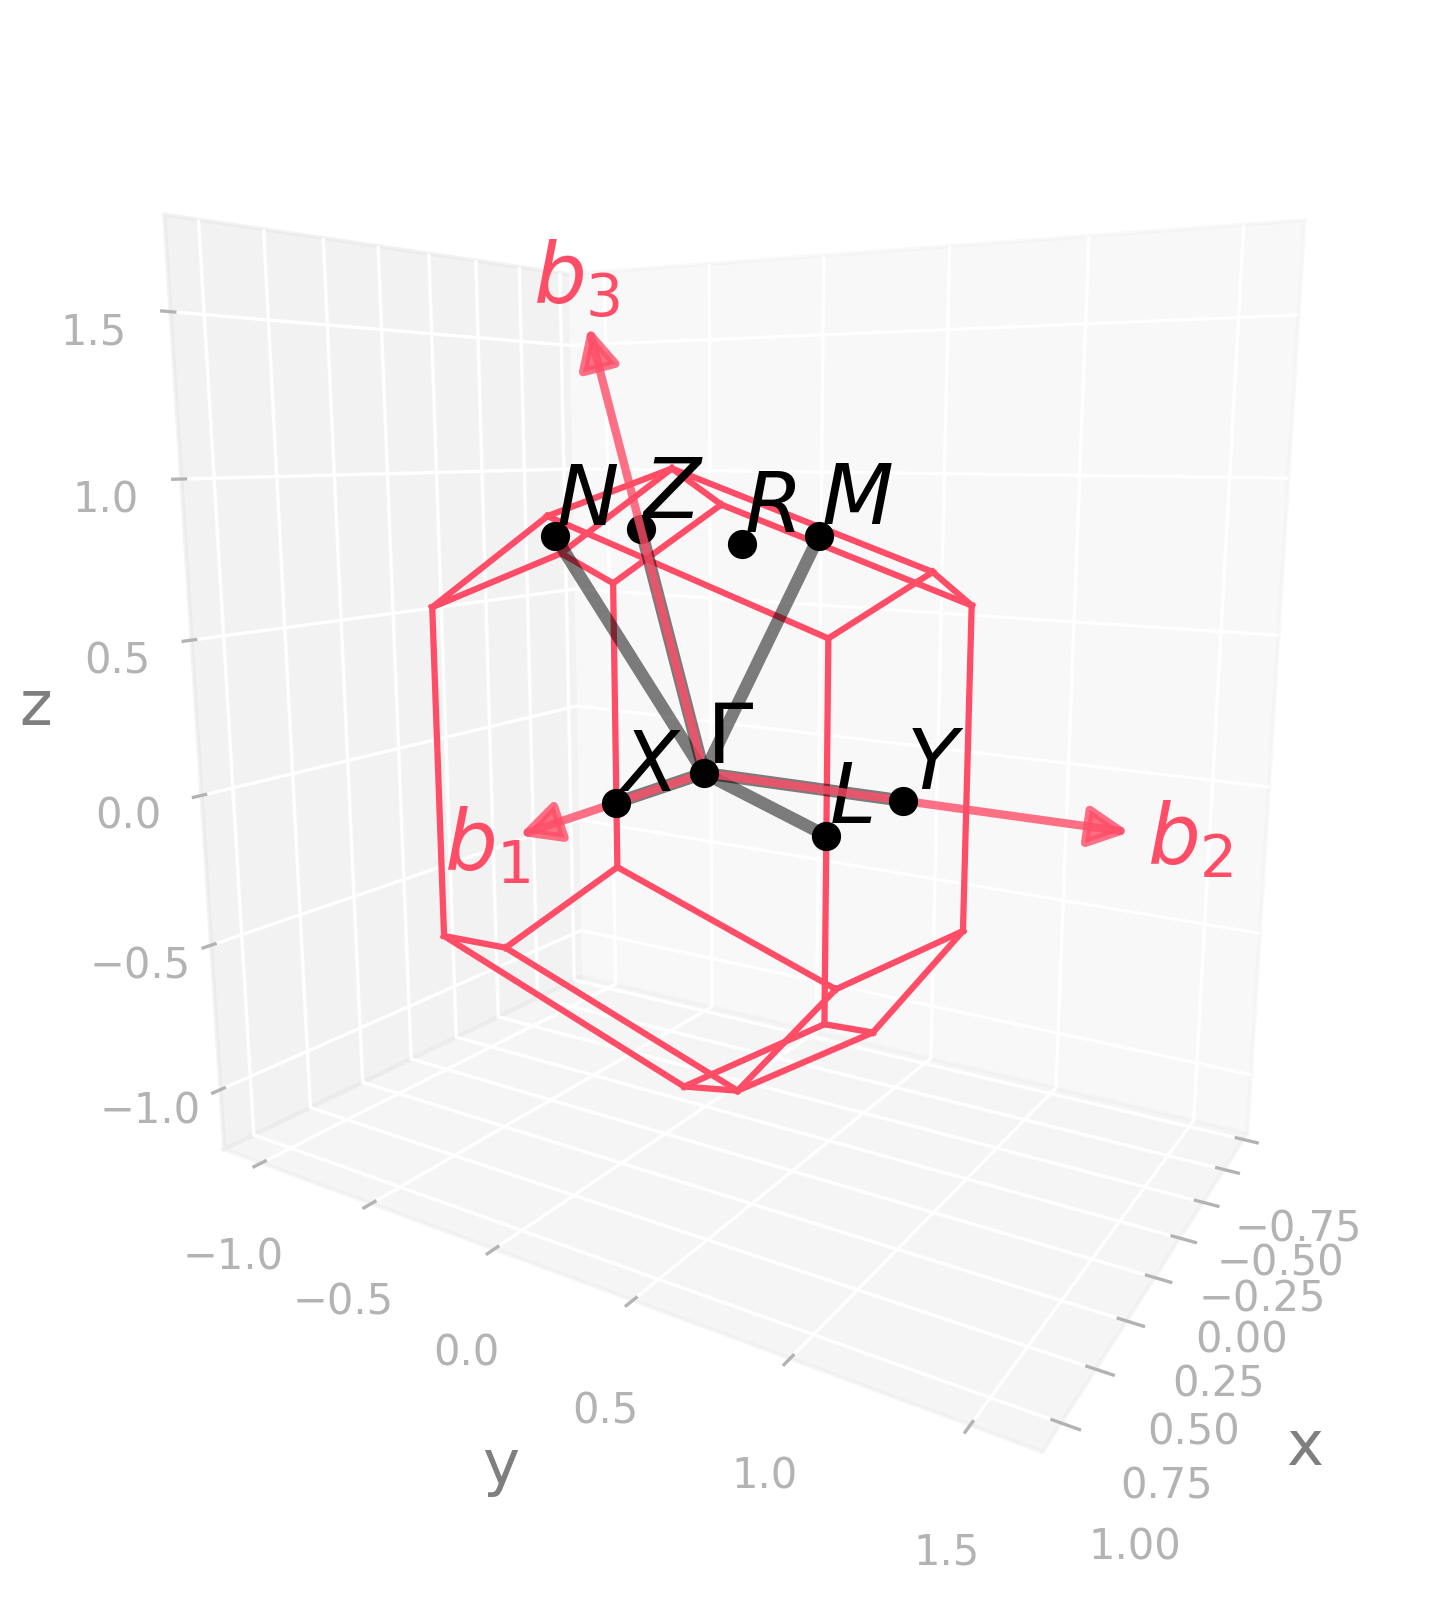

This chart was generated by the following Python code:
import radtools as rad

l = rad.lattice_example(f"TRI2a")
l.plot("brillouin-kpath")
# Save an image:
l.savefig(
    "tri2a_brillouin.png",
    elev=10,
    azim=32,
    dpi=300,
   bbox_inches="tight",
)
# Interactive plot:
l.show(elev=10, azim=32)
